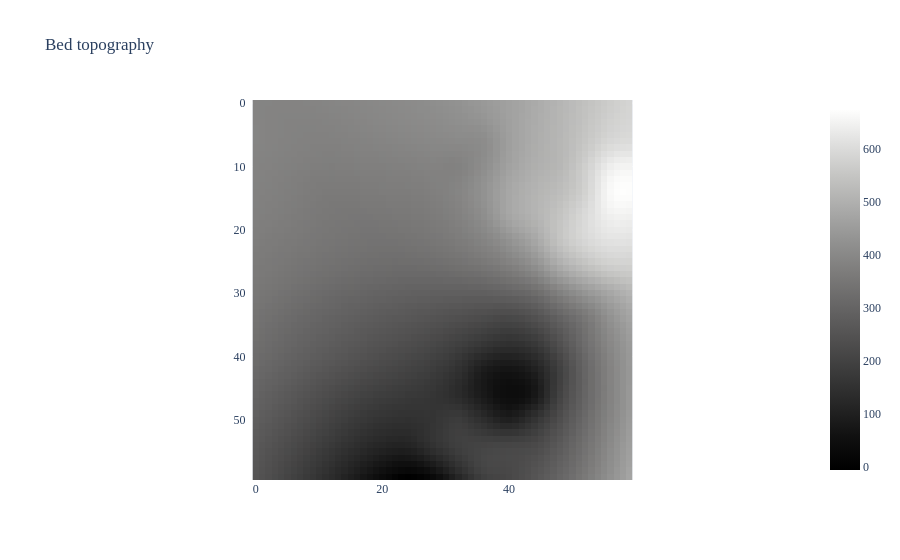

The cell this chart's notebook holds for it:
### Code cell
fig = px.imshow(t_bed[40].squeeze(), 
                color_continuous_scale = 'gray',
                # y_indexing is opposite of coordinates but this does not matter
                title = "Bed topography")

fig.update_layout(font_family = "Times New Roman")
fig.update_yaxes(ticksuffix = "  ")

fig.show()

### Figure 1 — Plotly figure (JSON) as saved in the notebook; plotly's stock layout.template omitted (floating-point values rounded to 4 significant figures; data arrays with more than 128 entries replaced by an {"elided": "..."} marker saying what was removed)
{"data": [{"coloraxis": "coloraxis", "hovertemplate": "x: %{x}<br>y: %{y}<br>color: %{z}<extra></extra>", "name": "0", "type": "heatmap", "xaxis": "x", "yaxis": "y", "z": {"elided": "60x60 float values"}}], "layout": {"coloraxis": {"colorscale": [[0, "rgb(0, 0, 0)"], [0.09091, "rgb(16, 16, 16)"], [0.1818, "rgb(38, 38, 38)"], [0.2727, "rgb(59, 59, 59)"], [0.3636, "rgb(81, 80, 80)"], [0.4545, "rgb(102, 101, 101)"], [0.5455, "rgb(124, 123, 122)"], [0.6364, "rgb(146, 146, 145)"], [0.7273, "rgb(171, 171, 170)"], [0.8182, "rgb(197, 197, 195)"], [0.9091, "rgb(224, 224, 223)"], [1, "rgb(254, 254, 253)"]]}, "font": {"family": "Times New Roman"}, "title": {"text": "Bed topography"}, "xaxis": {"anchor": "y", "constrain": "domain", "domain": [0, 1], "scaleanchor": "y"}, "yaxis": {"anchor": "x", "autorange": "reversed", "constrain": "domain", "domain": [0, 1], "ticksuffix": "  "}}}
